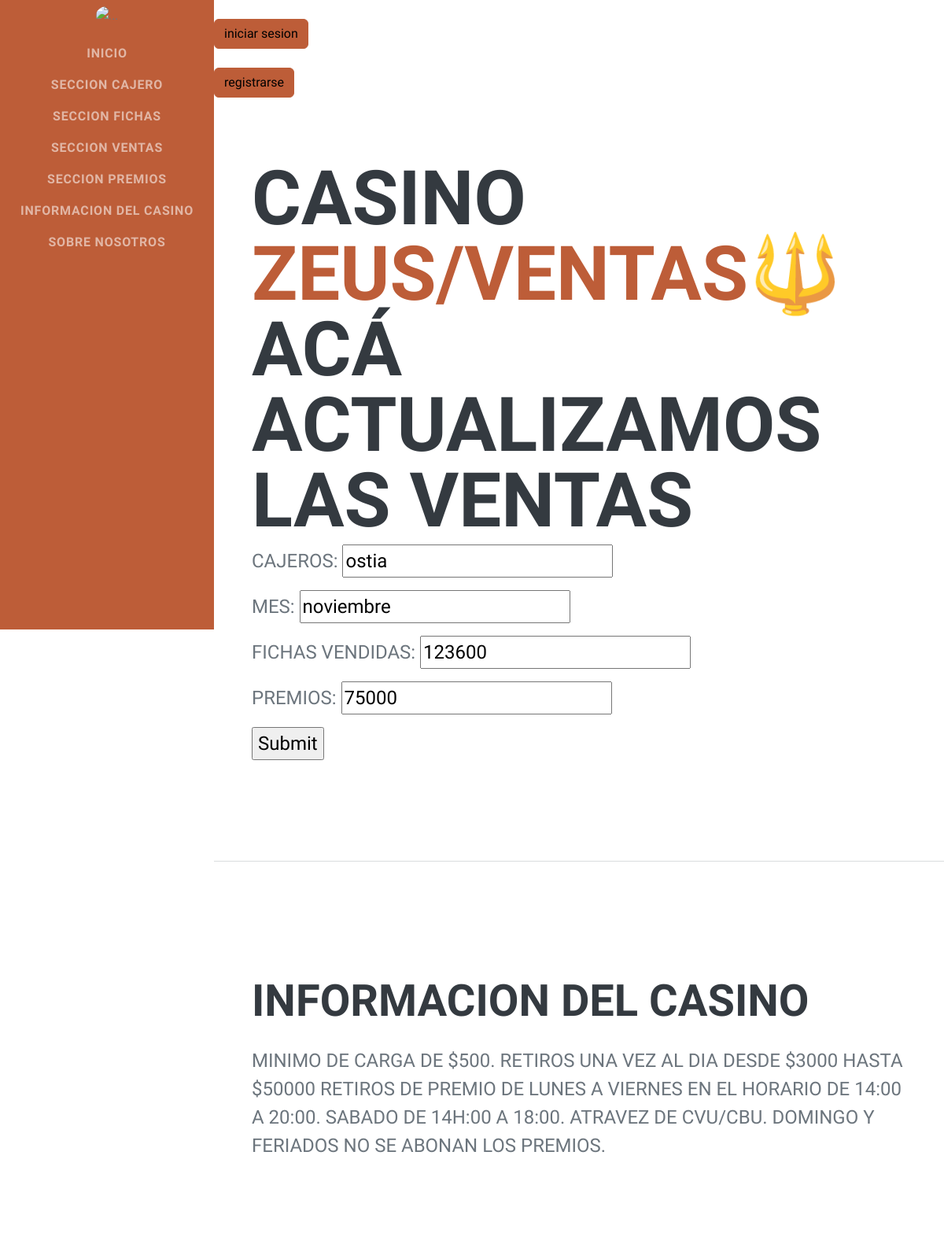
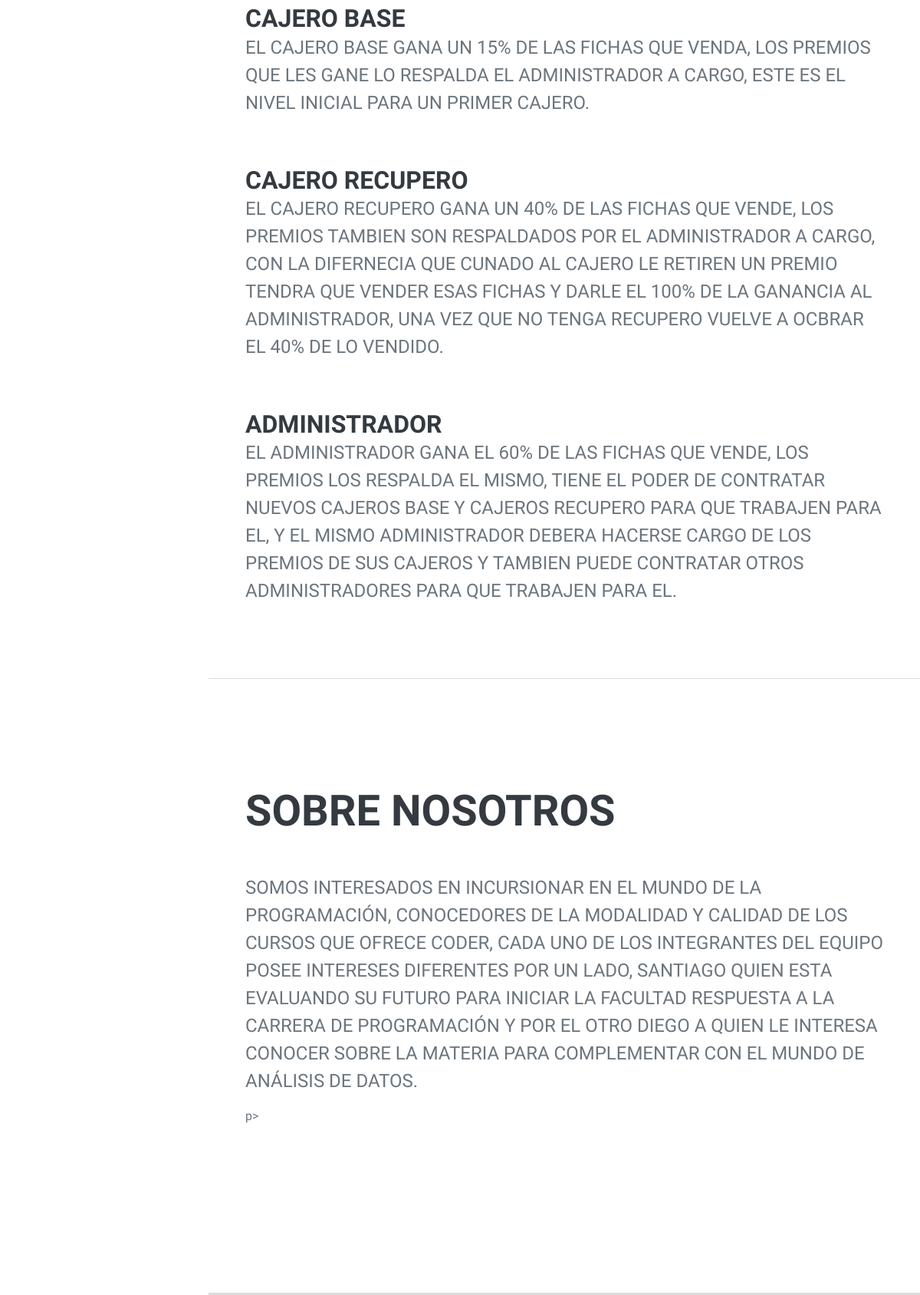
Page /actualizarventas/ostia on the committed database (2 pictures, top to bottom).
### Appcasino/models.py (models this page shows, shortened)
class ventas (models.Model):
    cajeros = models.CharField (max_length = 25)
    mes = models.CharField (max_length = 15)
    fichas_vendidas = models.IntegerField ()
    premios = models.IntegerField ()

### Appcasino/views.py (the view)
# urls.py: path("actualizarventas/<ventas_cajeros>",actualizar_ventas, name = "actualizarventa"),
def actualizar_ventas(request,ventas_cajeros):
    ventas_elegidas =  ventas.objects.get(cajeros=ventas_cajeros)
    if request.method=="POST":
        info_formulario = ventasformulario(request.POST)
        if info_formulario.is_valid():
            info = info_formulario.cleaned_data
            ventas_elegidas.cajeros = info ["cajeros"]
            ventas_elegidas.mes = info ["mes"]
            ventas_elegidas.fichas_vendidas = info ["fichas_vendidas"]
            ventas_elegidas.premios = info ["premios"]
            ventas_elegidas.save()
            return render (request,"inicio.html")
    else:
        info_formulario = ventasformulario (initial={"cajeros":ventas_elegidas.cajeros, "mes":ventas_elegidas.mes, "fichas_vendidas":ventas_elegidas.fichas_vendidas,  "premios":ventas_elegidas.premios, })
    return render (request, "actualizarventas.html",{"formu":info_formulario})

### Appcasino/form.py
class ventasformulario (forms.Form):
    cajeros = forms.CharField (max_length = 25)
    mes = forms.CharField (max_length = 15)
    fichas_vendidas = forms.IntegerField ()
    premios = forms.IntegerField ()

### Appcasino/templates/actualizarventas.html (shortened to what this page needs)
{% extends "padre.html" %}
{% block titulo1 %}Casino
{% endblock %}
{% block titulo2 %}Zeus/ventas{% endblock %}
{% block titulo3 %}
<!DOCTYPE html>
<html lang="en">
<head>
</head>
<body>
    <h1>acá actualizamos las ventas</h1>
    <form action="" method="POST"> {% csrf_token %}
    {{formu.as_p}}
        <input type="submit">
    </form>
</body>
</html>
{% endblock %}

### rows in the picture
ventas: cajeros "ostia", mes "noviembre", fichas_vendidas "123600", premios "75000"
